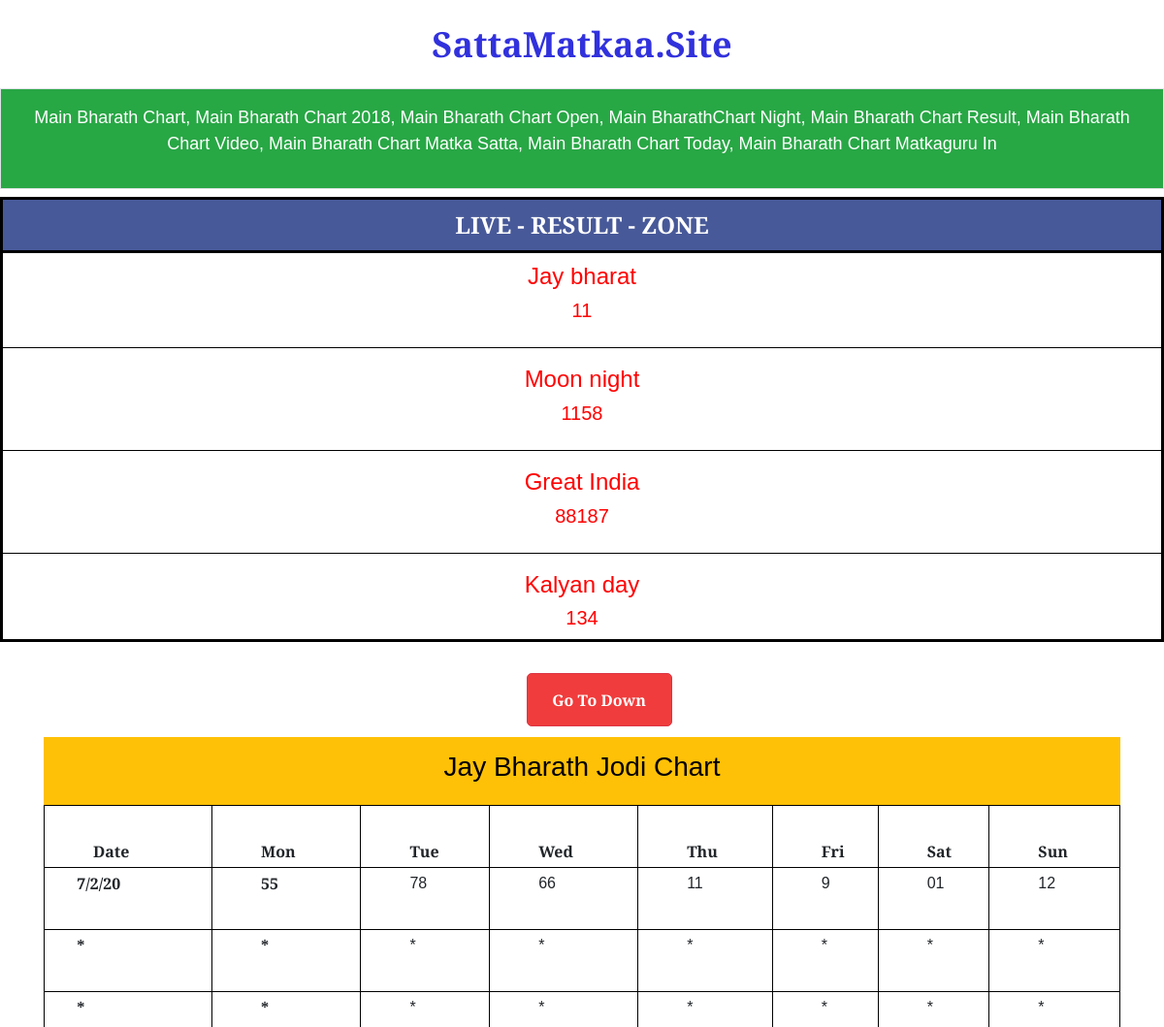
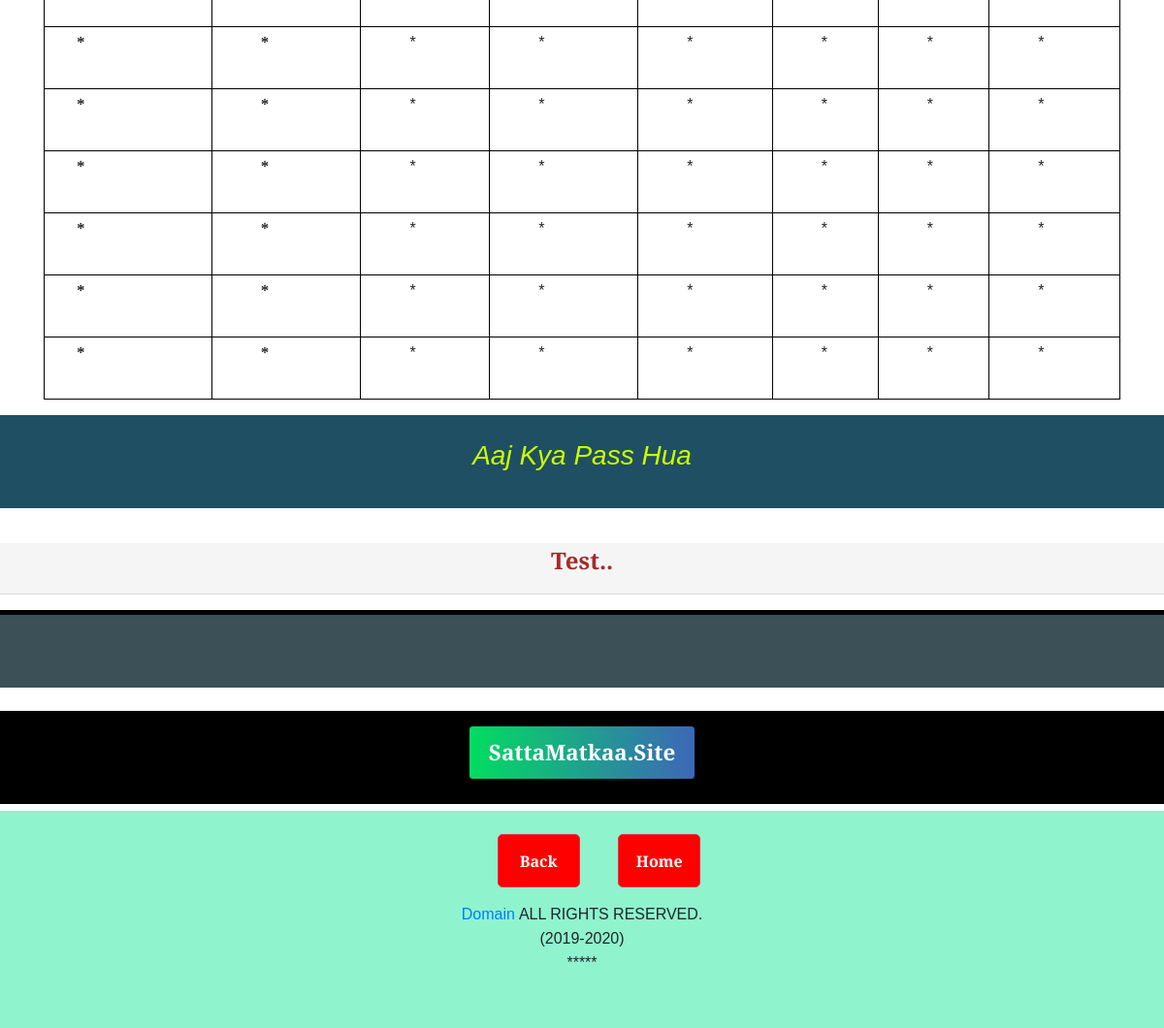
Screenshot of /bharathjodi with the database file from the repository (2 pictures, top to bottom).
### game/models.py (models this page shows)
class points(models.Model):
    Jay_bharat = models.CharField(max_length=100,default="*")
    Moon_night = models.CharField(max_length=100,default="*")
    Great_India = models.CharField(max_length=100,default="*")
    Kalyan_day = models.CharField(max_length=100,default="*")

class Jay_Bharat_Chart(models.Model):
    Date = models.CharField(max_length=100,default="*")
    Sun = models.CharField(max_length=100,default="*")
    Mon = models.CharField(max_length=100,default="*")
    Tue = models.CharField(max_length=100,default="*")
    Wed = models.CharField(max_length=100,default="*")
    Thu = models.CharField(max_length=100,default="*")
    Fri = models.CharField(max_length=100,default="*")
    Sat = models.CharField(max_length=100,default="*")

### game/views.py (the view)
# urls.py: path("bharathjodi", views.bharathjodi, name= 'bharathjodi'),
def bharathjodi(request):
    all_objects = points.objects.all()
    bharath_objects = Jay_Bharat_Chart.objects.all()
    context = {'all_objects': all_objects,'bharath_objects':bharath_objects}
    return render(request, 'bharathjodi.html',context)

### templates/bharathjodi.html (shortened to what this page needs)
{% load static %}
<!doctype html>
<html lang="en">
<head>
    <link rel="stylesheet" href="https://stackpath.bootstrapcdn.com/bootstrap/4.5.2/css/bootstrap.min.css"
>
    <link rel="stylesheet" href="{% static 'css/stlye.css' %}">
</head>
<body>
    <center>
        <a href="/" class="namehref">
            <h1 class="textColor my-4">SattaMatkaa.Site</h1>
        </a>
    </center>
    <div class="container-flude firstdivpara">
       <center><p>Main Bharath Chart, Main Bharath Chart 2018, Main Bharath Chart Open, Main BharathChart Night, Main Bharath
            Chart Result, Main Bharath Chart Video, Main Bharath Chart Matka Satta, Main Bharath Chart Today, Main
            Bharath Chart Matkaguru In</center>  </p>
    </div>
    <div class="live my-2">
        <h4 class="livegame"><span class="cercal spinner-grow">*</span> LIVE - RESULT - ZONE </h4>
        <div class="firstName">
            <h4>Jay bharat</h4>
            <h5>{{all_objects.0.Jay_bharat}}</h5>
        </div>
        <hr class="gamehr">
        <div class="firstName">
            <h4>Moon night</h4>
            <h5>{{all_objects.0.Moon_night}}</h5>
        </div>
        <hr class="gamehr">
        <div class="firstName">
            <h4>Great India</h4>
            <h5>{{all_objects.0.Great_India}}</h5>
        </div>
        <hr class="gamehr">
        <div class="firstName">
            <h4>Kalyan day</h4>
            <h5>{{all_objects.0.Kalyan_day}}</h5>
        </div>
    </div>
    <div class="text-center">
       <a href="#bottombutton"> <button type="button" class="btn btn-danger button2">Go To Down</button></a>
    </div>
<div class="container">
    <div class="mainbharath">
        <h3>
            Jay Bharath Jodi Chart
        </h3>
    </div>
    <table class="table table-bordered">
        <thead>
            <tr>
                <th scope="col" style="padding-left: 4.5%;">Date</th>
                <th scope="col" style="padding-left: 4.5%;">Mon</th>
                <th scope="col" style="padding-left: 4.5%;">Tue</th>
                <th scope="col" style="padding-left: 4.5%;">Wed</th>
                <th scope="col" style="padding-left: 4.5%;">Thu</th>
                <th scope="col" style="padding-left: 4.5%;">Fri</th>
                <th scope="col" style="padding-left: 4.5%;">Sat</th>
                <th scope="col" style="padding-left: 4.5%;">Sun</th>
            </tr>
        </thead>
        <tbody>
            <tr>
                <th scope="row" style="padding-left: 3%; padding-right: 0%;">{{bharath_objects.0.Date}}</th>
                <th scope="row" style="padding-left: 4.5%; padding-right: 0%;">{{bharath_objects.0.Mon}}</th>
                <td style="padding-left: 4.5%;">{{bharath_objects.0.Tue}}</td>
                <td style="padding-left: 4.5%;">{{bharath_objects.0.Wed}}</td>
                <td style="padding-left: 4.5%;">{{bharath_objects.0.Thu}}</td>
                <td style="padding-left: 4.5%;">{{bharath_objects.0.Fri}}</td>
                <td style="padding-left: 4.5%;">{{bharath_objects.0.Sat}}</td>
                <td style="padding-left: 4.5%;">{{bharath_objects.0.Sun}}</td>
            </tr>
            <tr>
                <th scope="row" style="padding-left: 3%; padding-right: 0%;">{{bharath_objects.1.Date}}</th>
                <th scope="row" style="padding-left: 4.5%;">{{bharath_objects.1.Mon}}</th>
                <td style="padding-left: 4.5%;">{{bharath_objects.1.Tue}}</td>
                <td style="padding-left: 4.5%;">{{bharath_objects.1.Wed}}</td>
                <td style="padding-left: 4.5%;">{{bharath_objects.1.Thu}}</td>
                <td style="padding-left: 4.5%;">{{bharath_objects.1.Fri}}</td>
                <td style="padding-left: 4.5%;">{{bharath_objects.1.Sat}}</td>
                <td style="padding-left: 4.5%;">{{bharath_objects.1.Sun}}</td>
            </tr>
            <tr>
                <th scope="row" style="padding-left: 3%; padding-right: 0%;">{{bharath_objects.2.Date}}</th>
                <th scope="row" style="padding-left: 4.5%;">{{bharath_objects.2.Mon}}</th>
                <td style="padding-left: 4.5%;">{{bharath_objects.2.Tue}}</td>
                <td style="padding-left: 4.5%;">{{bharath_objects.2.Wed}}</td>
                <td style="padding-left: 4.5%;">{{bharath_objects.2.Thu}}</td>
                <td style="padding-left: 4.5%;">{{bharath_objects.2.Fri}}</td>
                <td style="padding-left: 4.5%;">{{bharath_objects.2.Sat}}</td>
                <td style="padding-left: 4.5%;">{{bharath_objects.2.Sun}}</td>
            </tr>
            <tr>
                <th scope="row" style="padding-left: 3%; padding-right: 0%;">{{bharath_objects.3.Date}}</th>
                <th scope="row" style="padding-left: 4.5%;">{{bharath_objects.3.Mon}}</th>
                <td style="padding-left: 4.5%;">{{bharath_objects.3.Tue}}</td>
                <td style="padding-left: 4.5%;">{{bharath_objects.3.Wed}}</td>
                <td style="padding-left: 4.5%;">{{bharath_objects.3.Thu}}</td>
                <td style="padding-left: 4.5%;">{{bharath_objects.3.Fri}}</td>
                <td style="padding-left: 4.5%;">{{bharath_objects.3.Sat}}</td>
                <td style="padding-left: 4.5%;">{{bharath_objects.3.Sun}}</td>
            </tr>
            <tr>
                <th scope="row" style="padding-left: 3%; padding-right: 0%;">{{bharath_objects.4.Date}}</th>
                <th scope="row" style="padding-left: 4.5%;">{{bharath_objects.4.Mon}}</th>
                <td style="padding-left: 4.5%;">{{bharath_objects.4.Tue}}</td>
                <td style="padding-left: 4.5%;">{{bharath_objects.4.Wed}}</td>
                <td style="padding-left: 4.5%;">{{bharath_objects.4.Thu}}</td>
                <td style="padding-left: 4.5%;">{{bharath_objects.4.Fri}}</td>
                <td style="padding-left: 4.5%;">{{bharath_objects.4.Sat}}</td>
                <td style="padding-left: 4.5%;">{{bharath_objects.4.Sun}}</td>
            </tr>
            <tr>
                <th scope="row" style="padding-left: 3%; padding-right: 0%;">{{bharath_objects.5.Date}}</th>
                <th scope="row" style="padding-left: 4.5%;">{{bharath_objects.5.Mon}}</th>
                <td style="padding-left: 4.5%;">{{bharath_objects.5.Tue}}</td>
                <td style="padding-left: 4.5%;">{{bharath_objects.5.Wed}}</td>
                <td style="padding-left: 4.5%;">{{bharath_objects.5.Thu}}</td>
                <td style="padding-left: 4.5%;">{{bharath_objects.5.Fri}}</td>
                <td style="padding-left: 4.5%;">{{bharath_objects.5.Sat}}</td>
                <td style="padding-left: 4.5%;">{{bharath_objects.5.Sun}}</td>
            </tr>
            <tr>
                <th scope="row" style="padding-left: 3%; padding-right: 0%;">{{bharath_objects.6.Date}}</th>
                <th scope="row" style="padding-left: 4.5%;">{{bharath_objects.6.Mon}}</th>
                <td style="padding-left: 4.5%;">{{bharath_objects.6.Tue}}</td>
                <td style="padding-left: 4.5%;">{{bharath_objects.6.Wed}}</td>
                <td style="padding-left: 4.5%;">{{bharath_objects.6.Thu}}</td>
                <td style="padding-left: 4.5%;">{{bharath_objects.6.Fri}}</td>
                <td style="padding-left: 4.5%;">{{bharath_objects.6.Sat}}</td>
                <td style="padding-left: 4.5%;">{{bharath_objects.6.Sun}}</td>
            </tr>
            <tr>
                <th scope="row" style="padding-left: 3%; padding-right: 0%;">{{bharath_objects.7.Date}}</th>
                <th scope="row" style="padding-left: 4.5%;">{{bharath_objects.7.Mon}}</th>
                <td style="padding-left: 4.5%;">{{bharath_objects.7.Tue}}</td>
                <td style="padding-left: 4.5%;">{{bharath_objects.7.Wed}}</td>
                <td style="padding-left: 4.5%;">{{bharath_objects.7.Thu}}</td>
                <td style="padding-left: 4.5%;">{{bharath_objects.7.Fri}}</td>
                <td style="padding-left: 4.5%;">{{bharath_objects.7.Sat}}</td>
                <td style="padding-left: 4.5%;">{{bharath_objects.7.Sun}}</td>
            </tr>
            <tr>
                <th scope="row" style="padding-left: 3%; padding-right: 0%;">{{bharath_objects.8.Date}}</th>
                <th scope="row" style="padding-left: 4.5%;">{{bharath_objects.8.Mon}}</th>
                <td style="padding-left: 4.5%;">{{bharath_objects.8.Tue}}</td>
                <td style="padding-left: 4.5%;">{{bharath_objects.8.Wed}}</td>
                <td style="padding-left: 4.5%;">{{bharath_objects.8.Thu}}</td>
                <td style="padding-left: 4.5%;">{{bharath_objects.8.Fri}}</td>
                <td style="padding-left: 4.5%;">{{bharath_objects.8.Sat}}</td>
                <td style="padding-left: 4.5%;">{{bharath_objects.8.Sun}}</td>
            </tr>
        </tbody>
    </table>
</div>
    <div class="pass">
        <h3>Aaj Kya Pass Hua</h3>
    </div>
    <div class="test">
        Test..
        <hr>
    </div>
    <div class="empty">
    </div>
    <div class="saatasite">
        <button class="refrash"><a href="/" class="rehref" id="bottombutton"> SattaMatkaa.Site </a></button>
    </div>
    <footer>
        <div class="footer text-center">
            <button type="button" class="btn btn-danger button">Back</button>
           <a href="/"> <button type="button" class="btn btn-danger button">Home</button> <br></a>
            <p class="blackbold my-3"><a href="/" style="padding-right: 4px;">Domain</a>ALL RIGHTS RESERVED.</p>
            <p style="margin-top: -15px;" class="blackbold">(2019-2020)</p>
            <p style="margin-top: -15px;" class="blackbold">*****</p>
        </div>
    </footer>
</body>
</html>

### static/css/stlye.css (style rules this page uses)
* { margin: 0px; padding: 0px; font-family: 'Merriweather Sans', sans-serif; }
.textColor { font-size: 36px; font-weight: bold; color: rgb(49, 49, 221); text-decoration: none; background-color: transparent; }
.live { width: 100%; height: vh; border: solid black; }
.livegame { background-color: #485999; text-align: center; font-weight: bold; color: white; padding-top: 10px; padding-bottom: 10px; border-bottom: solid black; }
.firstName { text-align: center; color: red; padding-top: 2px; padding-bottom: 2px; }
.gamehr { background-color: black; }

### templates/bharathjodi.html (style rules this page uses)
.namehref { text-decoration: none ! important; }
.firstdivpara { width: 100%; background-color: #28a745 !important; padding: 16px; color: white; border: 1px solid #dee2e6 !important; font-size: 18px; }
.button2 { background-color: rgb(240, 60, 60); color: white; font-weight: bold; width: 150px; height: 55px; border-radius: 5px; margin-top: 2%; margin-left: 35px; text-align: center; }
.mainbharath { background-color: #ffc107 !important; width: 100%; height: 15%; text-align: center; color: #000; font-weight: bold; padding: 14px; margin-top: 1%; }
.table td, .table th { padding: 0.25rem; vertical-align: top; border-top: 1px solid #dee2e6; }
.table-bordered td, .table-bordered th { border: 1px solid black; height: 8vh; }
.table thead th { vertical-align: bottom; border-bottom: 2px black; }
.pass { width: 100%; height: 12vh; text-align: center; color: white; font-weight: bold; background-color: rgb(31, 79, 99); color: rgb(204, 255, 0); padding: 25px; font-style: italic; }
.test { text-align: center; margin-top: 3%; margin-bottom: 1%; font-size: 1.5em; font-weight: bold; color: brown; background-color: whitesmoke; }
.empty { width: 100%; height: 10vh; background-color: #3b5057; border-top: 5px solid rgb(0, 0, 0); margin-bottom: 2%; }
.refrash { background: linear-gradient(to right, #02dc61, #3c67b8) !important; color: white; border: solid 1px #000; font-size: 1.4em; font-weight: bold; padding: 10px 20px; border-radius: 4px; text-decoration: none ! important; font-weight: bold; }
.rehref { color: white !important; font-weight: bold; text-decoration: none !important; background-color: unset !important; }
.saatasite { width: 100%; height: 12vh; background-color: black; text-align: center; padding-top: 15px; padding-bottom: 8px; margin-bottom: 7px; }
.footer { width: 100%; height: 28vh; background-color: #8ff3ce; }
.button { background-color: red; color: white; font-weight: bold; width: 85px; height: 55px; border-radius: 5px; margin-top: 2%; margin-left: 35px; }

### rows the page displays
points: Jay_bharat "11", Moon_night "1158", Great_India "88187", Kalyan_day "134"
Jay_Bharat_Chart: Date "7/2/20", Mon "55", Tue "78", Wed "66", Thu "11", Fri "9", Sat "01", Sun "12"
Jay_Bharat_Chart: Date "*", Mon "*", Tue "*", Wed "*", Thu "*", Fri "*", Sat "*", Sun "*"
Jay_Bharat_Chart: Date "*", Mon "*", Tue "*", Wed "*", Thu "*", Fri "*", Sat "*", Sun "*"
Jay_Bharat_Chart: Date "*", Mon "*", Tue "*", Wed "*", Thu "*", Fri "*", Sat "*", Sun "*"
Jay_Bharat_Chart: Date "*", Mon "*", Tue "*", Wed "*", Thu "*", Fri "*", Sat "*", Sun "*"
Jay_Bharat_Chart: Date "*", Mon "*", Tue "*", Wed "*", Thu "*", Fri "*", Sat "*", Sun "*"
Jay_Bharat_Chart: Date "*", Mon "*", Tue "*", Wed "*", Thu "*", Fri "*", Sat "*", Sun "*"
Jay_Bharat_Chart: Date "*", Mon "*", Tue "*", Wed "*", Thu "*", Fri "*", Sat "*", Sun "*"
Jay_Bharat_Chart: Date "*", Mon "*", Tue "*", Wed "*", Thu "*", Fri "*", Sat "*", Sun "*"
